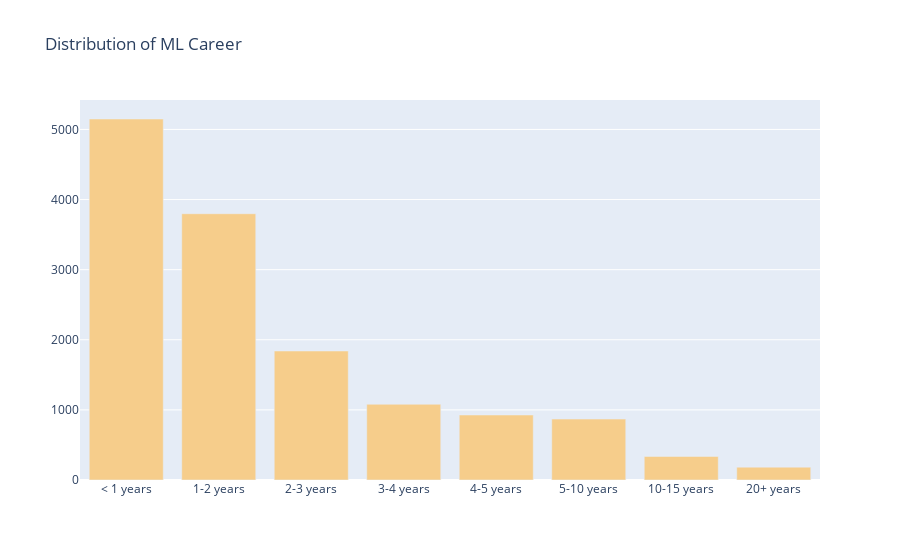

The notebook cell this image was saved under:
### Code cell
career = data['Q23'].value_counts()

fig = go.Figure([go.Bar(x=career.index, y=career, marker_color='#F6CD8B')])
fig.update_layout(title="Distribution of ML Career")
fig.show()

### Figure 1 — Plotly figure (JSON) as saved in the notebook; plotly's stock layout.template omitted (floating-point values rounded to 4 significant figures)
{"data": [{"marker": {"color": "#F6CD8B"}, "type": "bar", "x": ["< 1 years", "1-2 years", "2-3 years", "3-4 years", "4-5 years", "5-10 years", "10-15 years", "20+ years"], "y": [5149, 3798, 1840, 1080, 927, 869, 336, 183]}], "layout": {"title": {"text": "Distribution of ML Career"}}}
